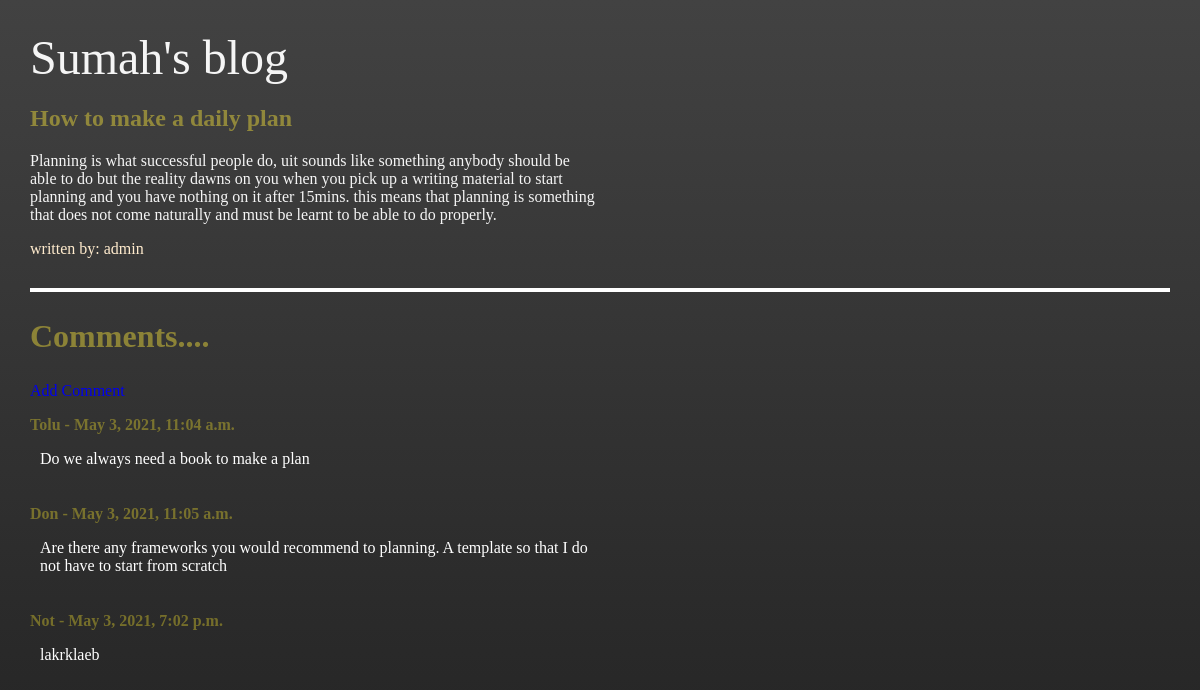
/how-to-make-a-daily-plan/, run on the app's committed database.
### blog/models.py (models this page shows, shortened)
class Post(models.Model):
    title = models.CharField(max_length=100)
    slug = models.SlugField(null=True)
    author = models.ForeignKey('auth.User', on_delete=models.CASCADE)
    body = models.TextField()

class Comment(models.Model):
    post = models.ForeignKey(Post, related_name='comments', on_delete=models.CASCADE)
    name = models.CharField(max_length=200)
    body = models.TextField()
    date_added = models.DateTimeField(auto_now_add=True)

### blog/views.py (the view)
# urls.py: path('<slug>/', BlogDetailView.as_view(), name = 'post_detail_url'),
class BlogDetailView(DetailView):
    model = Post
    template_name = "blog_post_detail.html"
    context_object_name = 'post'

### blog/templates/blog_post_detail.html
{% extends 'base.html' %}
{% block content %}
    <div class="single-post">
        <h1 class="single-post-header text-darkyellow">{{post.title}}</h1>
        <p  class="single-post-body text-whitesmoke" style="height: auto;">{{post.body}}</p>
        <p class="single-post-author">written by: {{post.author}}</p>
    </div>
    <hr>
    <div class="comments">
        <h2>Comments....</h2>
        <a href="{% url 'blog:add_comment_url' slug=post.slug %}">Add Comment</a>
        {% if not post.comments.all %}
            No Comments on this post, be the first to <a href="{% url 'blog:add_comment_url' slug=post.slug %}">Add one</a>
        {% else %}
            {% for comment in post.comments.all %}
                <div class="single-comment">
                    <strong><p class="single-comment-name">{{comment.name}} - {{ comment.date_added}}</p></strong>
                    <p class="single-comment-body">{{comment.body}}</p>
                </div>
            {% endfor %}
        {% endif %}
    </div>
{% endblock content %}

### blog/templates/base.html (style rules this page uses)
html { height: auto; }
body { height: 100%; margin: 0; background-repeat: no-repeat; background-attachment: fixed; margin: 30px; }
a { text-decoration: none; }
.main-bg { background: #424242; background: linear-gradient( #424242, #212121); }
.text-whitesmoke { color: whitesmoke }
.text-darkyellow { color: rgba(255, 235, 59, 0.432) }
.single-post { max-width: 50%; min-width: 400px; margin-bottom: 30px; }
.single-post-body { height: 50px; overflow:hidden; }
.single-post-author { color: blanchedalmond; }
hr { border: 2px solid white; }
.comments { max-width: 50%; min-width: 400px; }
.comments h2 { color: rgba(255, 235, 59, 0.432); font-size: 2rem; }
.single-comment { padding-bottom: 5px; }
.single-comment-body { color: white; padding-left: 10px; }
.single-comment-name { color: rgba(219, 202, 44, 0.432); }

### data on the page
Post: title "How to make a daily plan", body "Planning is what successful people do, uit sounds like something anybody should be able to do but the reality dawns on you when you pick up a writing material to start planning and you have nothing on it after 15mins. this means that planning is something that does not come naturally and must be learnt to be able to do properly.", author "admin"
Comment: name "Tolu", date_added "May 3, 2021, 11:04 a.m.", body "Do we always need a book to make a plan"
Comment: name "Don", date_added "May 3, 2021, 11:05 a.m.", body "Are there any frameworks you would recommend to planning. A template so that I do not have to start from scratch"
Comment: name "Not", date_added "May 3, 2021, 7:02 p.m.", body "lakrklaeb"
